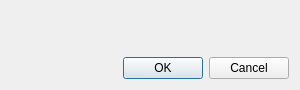
<?xml version="1.0" encoding="UTF-8"?>
<ui version="4.0">
 <class>CAirportDialog</class>
 <widget class="QDialog" name="CAirportDialog">
  <property name="geometry">
   <rect>
    <x>0</x>
    <y>0</y>
    <width>300</width>
    <height>90</height>
   </rect>
  </property>
  <property name="windowTitle">
   <string>Select an airport</string>
  </property>
  <layout class="QVBoxLayout" name="vl_LayoutAirpotDialog">
   <item alignment="Qt::AlignTop">
    <widget class="BlackGui::Components::CAirportCompleter" name="comp_AirportCompleter"/>
   </item>
   <item>
    <widget class="QDialogButtonBox" name="bb_AirportDialog">
     <property name="orientation">
      <enum>Qt::Horizontal</enum>
     </property>
     <property name="standardButtons">
      <set>QDialogButtonBox::Cancel|QDialogButtonBox::Ok</set>
     </property>
    </widget>
   </item>
  </layout>
 </widget>
 <customwidgets>
  <customwidget>
   <class>BlackGui::Components::CAirportCompleter</class>
   <extends>QFrame</extends>
   <header>blackgui/components/airportcompleter.h</header>
   <container>1</container>
  </customwidget>
 </customwidgets>
 <resources/>
 <connections>
  <connection>
   <sender>bb_AirportDialog</sender>
   <signal>accepted()</signal>
   <receiver>CAirportDialog</receiver>
   <slot>accept()</slot>
   <hints>
    <hint type="sourcelabel">
     <x>248</x>
     <y>254</y>
    </hint>
    <hint type="destinationlabel">
     <x>157</x>
     <y>274</y>
    </hint>
   </hints>
  </connection>
  <connection>
   <sender>bb_AirportDialog</sender>
   <signal>rejected()</signal>
   <receiver>CAirportDialog</receiver>
   <slot>reject()</slot>
   <hints>
    <hint type="sourcelabel">
     <x>316</x>
     <y>260</y>
    </hint>
    <hint type="destinationlabel">
     <x>286</x>
     <y>274</y>
    </hint>
   </hints>
  </connection>
 </connections>
</ui>
